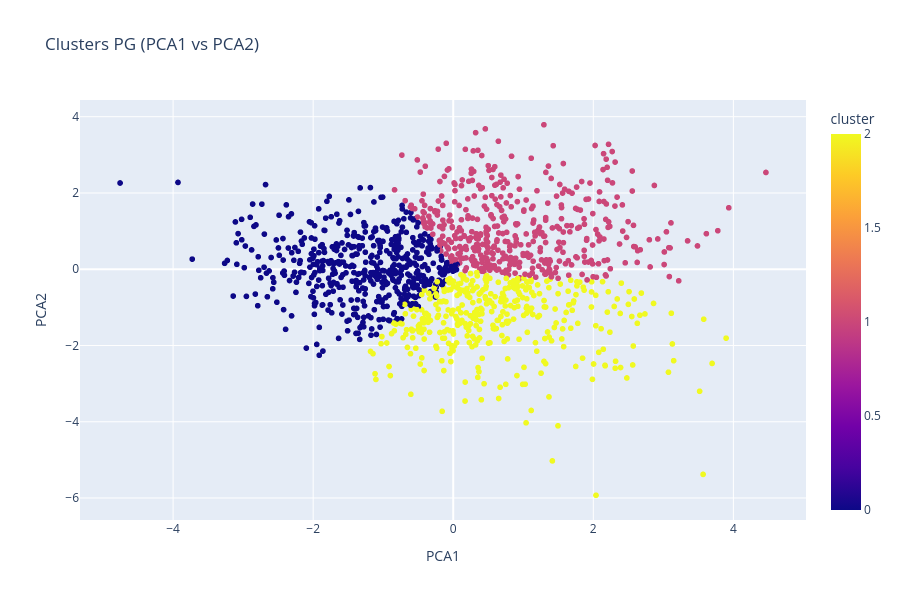

Notebook cell for this chart:
### Markdown cell above
cluster 0:
taux d'assist plutôt élevé , gros turn-over, true shoot plutôt faible, faible taux de tir à 3 points, et BPM négatif.
Profil type: meneur créateur mais inefficace. 
cluster 1: 
fort taux d'assist, gros usage, bon shoot et équilibré en shoot à 3 points. très gros BPM
Profil type: meneur star , gros scoreur et créateur de jeu .
cluster 2:
faible taux d'assist, bon shoot, très grosse proportion de tirs à 3points
Profil type: bon meneur, privilégiant le shoot extérieur à la création de jeu, souvent un bon meneur qui n'est pas la star de son équipe.

### Code cell
import plotly.express as px
import pandas as pd


plot_df = pd.DataFrame({
    'PCA1': pca_result[:, 0],
    'PCA2': pca_result[:, 1],
    'cluster': df_pg['cluster'],
    'player': df_pg['player'],
    'team': df_pg['team'],
    'season': df_pg['season']
})


fig = px.scatter(
    plot_df,
    x='PCA1',
    y='PCA2',
    color='cluster',
    hover_data=['player', 'team', 'season'],
    title="Clusters PG (PCA1 vs PCA2)",
    width=900,
    height=600
)

fig.show()

### Figure 1 — Plotly figure (JSON) as saved in the notebook; plotly's stock layout.template omitted (floating-point values rounded to 4 significant figures; data arrays with more than 128 entries replaced by an {"elided": "..."} marker saying what was removed)
{"data": [{"customdata": {"elided": "1347x3 mixed values"}, "hovertemplate": "PCA1=%{x}<br>PCA2=%{y}<br>player=%{customdata[0]}<br>team=%{customdata[1]}<br>season=%{customdata[2]}<br>cluster=%{marker.color}<extra></extra>", "legendgroup": "", "marker": {"color": {"elided": "1347 int values"}, "coloraxis": "coloraxis", "symbol": "circle"}, "mode": "markers", "name": "", "showlegend": false, "type": "scattergl", "x": {"elided": "1347 float values"}, "xaxis": "x", "y": {"elided": "1347 float values"}, "yaxis": "y"}], "layout": {"coloraxis": {"colorbar": {"title": {"text": "cluster"}}, "colorscale": [[0, "#0d0887"], [0.1111, "#46039f"], [0.2222, "#7201a8"], [0.3333, "#9c179e"], [0.4444, "#bd3786"], [0.5556, "#d8576b"], [0.6667, "#ed7953"], [0.7778, "#fb9f3a"], [0.8889, "#fdca26"], [1, "#f0f921"]]}, "height": 600, "legend": {"tracegroupgap": 0}, "title": {"text": "Clusters PG (PCA1 vs PCA2)"}, "width": 900, "xaxis": {"anchor": "y", "domain": [0, 1], "title": {"text": "PCA1"}}, "yaxis": {"anchor": "x", "domain": [0, 1], "title": {"text": "PCA2"}}}}
